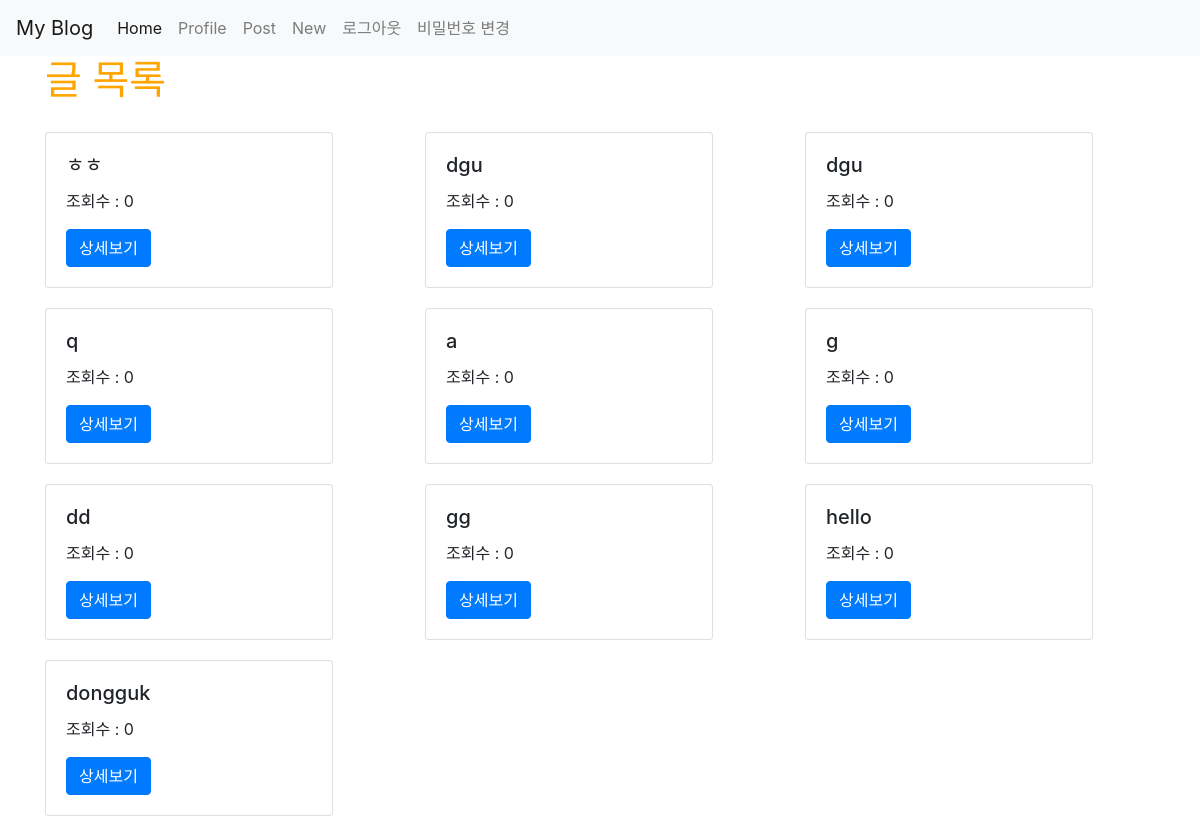
The app's page /posts/ (signed in), older data.
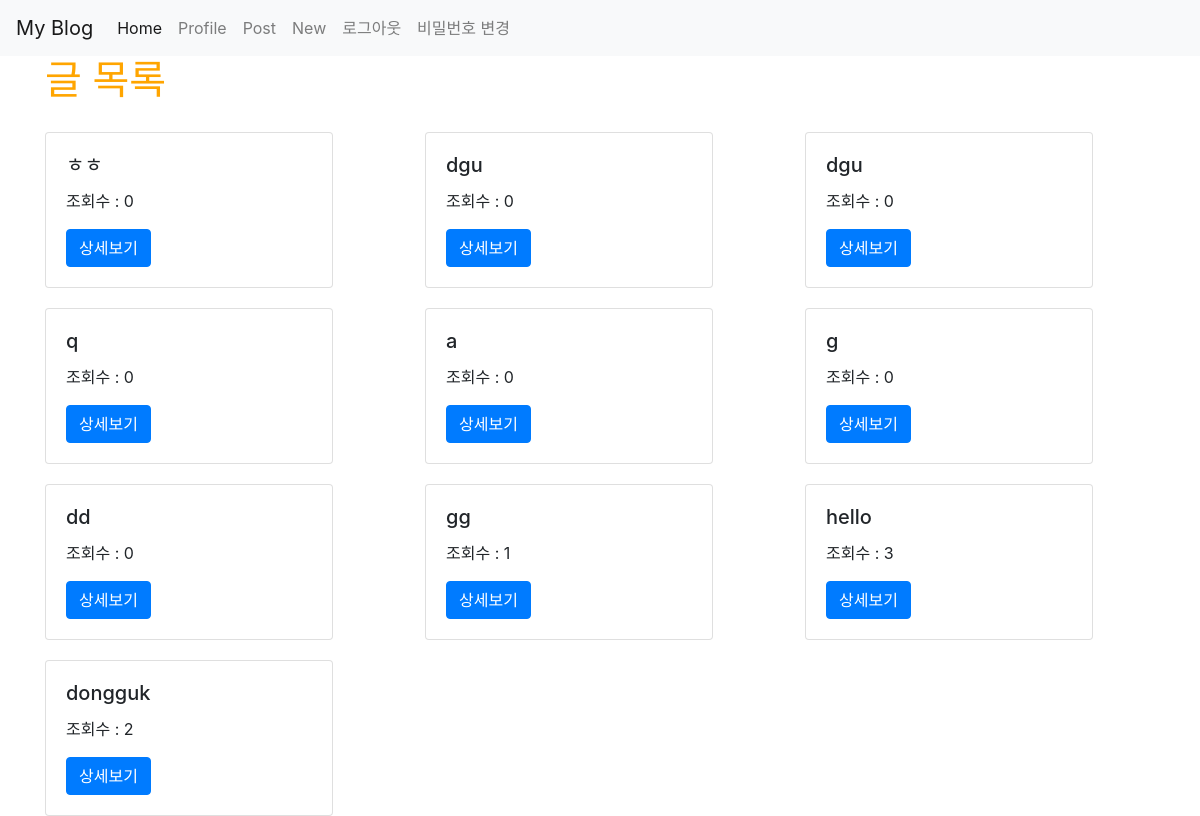
The same page, newer data.
### posts/models.py (models this page shows)
class Post(models.Model):
    title = models.CharField(max_length=50, null=False)
    content = models.TextField()
    writer = models.ForeignKey(User, on_delete=models.CASCADE, null=True)
    view_count = models.IntegerField(default=0)
    image = models.ImageField(upload_to='images/', null=True)
    created_at = models.DateTimeField(auto_now_add = True)
    updated_at = models.DateTimeField(auto_now = True)

### posts/views.py (the view)
# urls.py: path('', views.main, name="main"),
def main(request):
    posts = Post.objects.all().order_by('-created_at')
    return render(request, 'posts/main.html', {'posts': posts})

### posts/templates/posts/main.html
{% extends 'base.html' %}
{% load static %}
{% block content %}
{% include 'shared/_navbar.html' %}
<div class="container">
    {% if user.is_authenticated %}
        <h1>글 목록</h1>
        <div class="row">
            {% for post in posts %}
                <div class="col-md-4 col-12">
                    <div class="card" style="width: 18rem; margin-top: 20px;">
                        <div class="card-body">
                            <h5 class="card-title">{{ post.title }}</h5>
                            <p>조회수 : {{ post.view_count }}</p>
                            <a href="{% url 'posts:show' post.id %}" class="btn btn-primary">상세보기</a>
                        </div>
                    </div>
                </div>
            {% endfor %}
        </div>
    {% else %}
        <h3>로그인 후 이용이 가능합니다.</h3>
        <a href="{% url 'account_login' %}" class="btn btn-warning">로그인</a>
        <a href="{% url 'account_signup' %}" class="btn btn-warning">회원가입</a>
    {% endif %}
</div>
{% endblock %}

Row changes from the older to the newer data that the page shows:
changed Post "gg": view_count "0" → "1"
changed Post "hello": view_count "0" → "3"
changed Post "dongguk": view_count "0" → "2"
